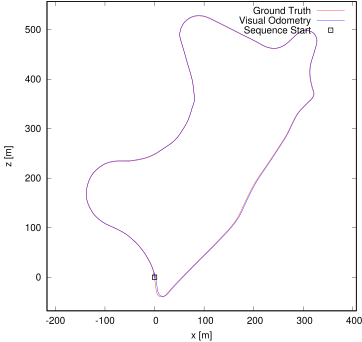

Here is the gnuplot script that generated this plot:
set term postscript eps enhanced color
set output "09.eps"
set size ratio -1
set xrange [-217:407]
set yrange [-68:557]
set xlabel "x [m]"
set ylabel "z [m]"
plot "09.txt" using 1:2 lc rgb "#FF0000" title 'Ground Truth' w lines,"09.txt" using 3:4 lc rgb "#0000FF" title 'Visual Odometry' w lines,"< head -1 09.txt" using 1:2 lc rgb "#000000" pt 4 ps 1 lw 2 title 'Sequence Start' w points
